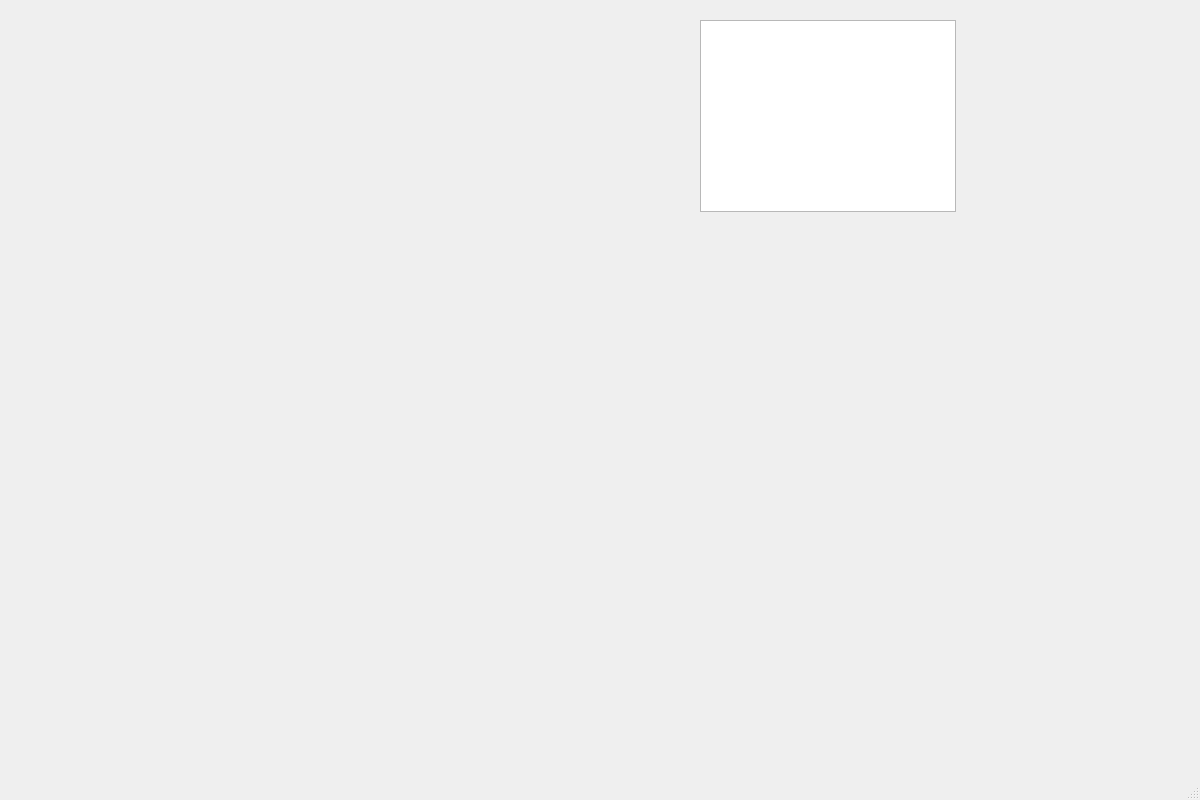
<?xml version="1.0" encoding="UTF-8"?>
<ui version="4.0">
 <class>MainWindow</class>
 <widget class="QMainWindow" name="MainWindow">
  <property name="geometry">
   <rect>
    <x>0</x>
    <y>0</y>
    <width>1200</width>
    <height>800</height>
   </rect>
  </property>
  <property name="windowTitle">
   <string>MainWindow</string>
  </property>
  <widget class="QWidget" name="centralwidget">
   <widget class="QTextBrowser" name="textBrowser">
    <property name="geometry">
     <rect>
      <x>700</x>
      <y>20</y>
      <width>256</width>
      <height>192</height>
     </rect>
    </property>
   </widget>
   <widget class="QWidget" name="widget" native="true">
    <property name="geometry">
     <rect>
      <x>20</x>
      <y>20</y>
      <width>600</width>
      <height>800</height>
     </rect>
    </property>
   </widget>
  </widget>
  <widget class="QMenuBar" name="menubar">
   <property name="geometry">
    <rect>
     <x>0</x>
     <y>0</y>
     <width>800</width>
     <height>20</height>
    </rect>
   </property>
  </widget>
  <widget class="QStatusBar" name="statusbar"/>
 </widget>
 <resources/>
 <connections/>
</ui>
